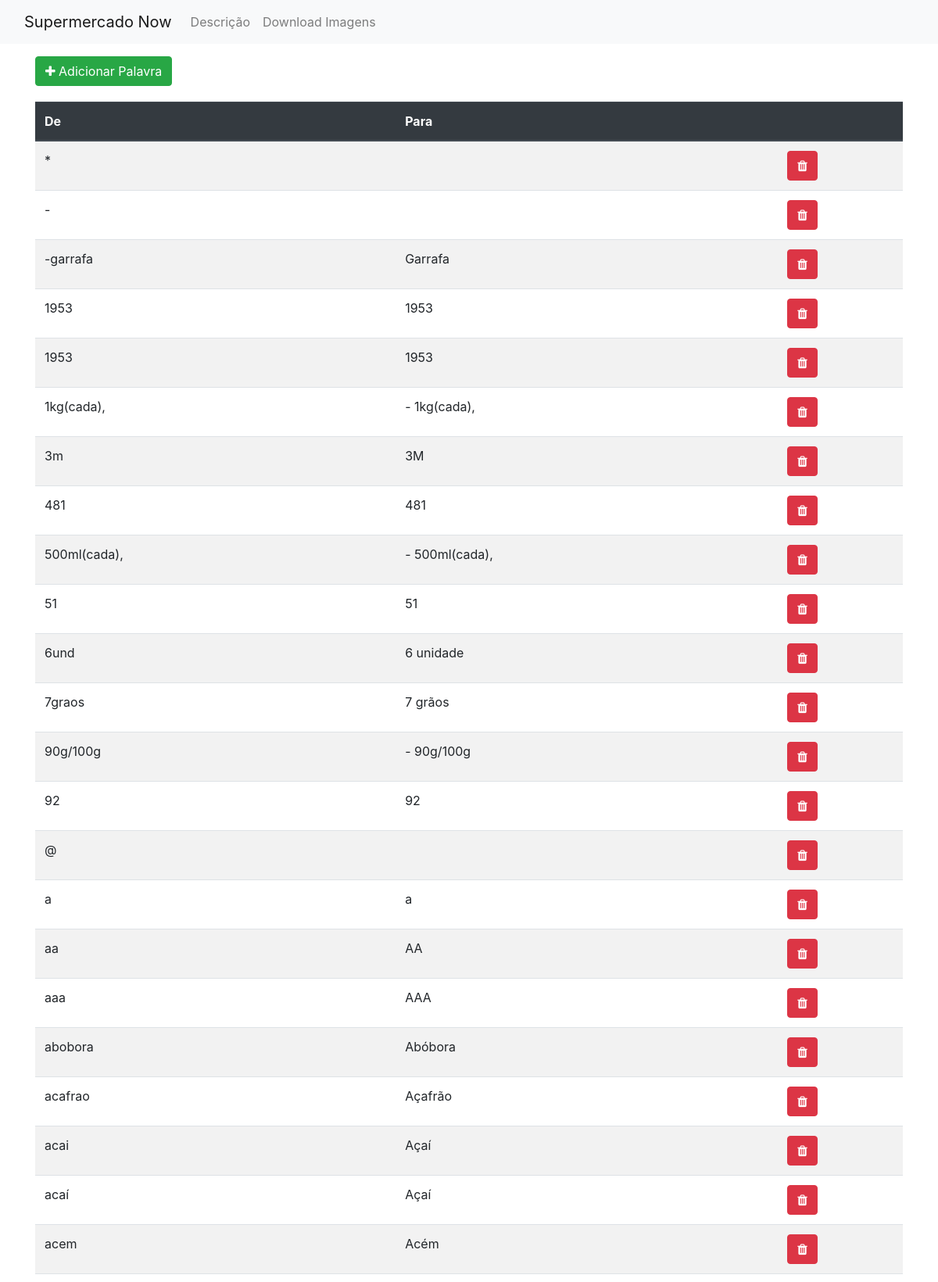
The app's page /words (upper part) with its own data.
### app/models.py (models this page shows)
class Words(db.Model):
	__tablename__ = "words"
	id = db.Column(db.Integer, primary_key=True)
	word_from = db.Column(db.String(100), nullable=False)
	word_to = db.Column(db.String(100))

### app/words/views.py (the view)
@words.route("/words", methods=["GET", "POST"])
def list_words():
	words_list = db.session.query(Words).order_by(Words.word_from.asc(), Words.word_to.asc()).all()
	return render_template("words/words.html", words=words_list)

### app/templates/words/words.html (shortened to what this page needs)
{% extends 'base.html' %}
{% block content %}
<a href="{{ url_for('words.word_add') }}" class="btn btn-success">
  <i class="fa fa-plus" aria-hidden="true"></i>
  Adicionar Palavra
</a>
<table class="table table-striped">
  <thead class="thead-dark">
    <tr>
      <th scope="col">De</th>
      <th scope="col">Para</th>
      <th scope="col"></th>
    </tr>
  </thead>
  <tbody>
    {% for word in words %}
      <tr>
        <td>{{ word.word_from }}</td>
        <td>{{ word.word_to }}</td>
        <td>
          <a class="btn btn-danger btn-sn" href="{{ url_for('words.word_delete', id=word.id) }}">
            <i class="fa fa-trash" aria-hidden="true"></i>
          </a>
        </td>
      </tr>
    {% endfor %}
  </tbody>
</table>
{% endblock %}

### app/templates/base.html (shortened to what this page needs)
<!doctype html>
<html lang="pt-br">
  <head>
    {% block styles %}
      <link rel="stylesheet"
       href="https://stackpath.bootstrapcdn.com/font-awesome/4.7.0/css/font-awesome.min.css">
      {{ bootstrap.load_css() }}
    {% endblock styles %}
  </head>
  <body>
    {% include 'nav.html' %}
    <div class="container">
      {% block content %} {% endblock %}
    </div>
  </body>
</html>

### app/templates/nav.html (shortened to what this page needs)
<nav class="navbar navbar-expand-lg navbar-light bg-light">
  <div class="container-fluid">
    <a class="navbar-brand" href="{{ url_for('words.index') }}">Supermercado Now</a>
    <div class="collapse navbar-collapse" id="navbarNav">
      <ul class="navbar-nav">
          <li class="nav-item">
              <a class="nav-link" href="{{ url_for('words.change_description') }}">Descrição</a>
          </li>
      </ul>
      <ul class="navbar-nav">
          <li class="nav-item">
              <a class="nav-link" href="{{ url_for('download.download_image') }}">Download Imagens</a>
          </li>
      </ul>
    </div>
  </div>
</nav>

### app/templates/words/words.html (style rules this page uses)
table { margin-top: 20px; }

### records on screen
Words: word_from "*"
Words: word_from "-"
Words: word_from "-garrafa", word_to "Garrafa"
Words: word_from "1953", word_to "1953"
Words: word_from "1953", word_to "1953"
Words: word_from "1kg(cada),", word_to "- 1kg(cada),"
Words: word_from "3m", word_to "3M"
Words: word_from "481", word_to "481"
Words: word_from "500ml(cada),", word_to "- 500ml(cada),"
Words: word_from "51", word_to "51"
Words: word_from "6und", word_to "6 unidade"
Words: word_from "7graos", word_to "7 grãos"
Words: word_from "90g/100g", word_to "- 90g/100g"
Words: word_from "92", word_to "92"
Words: word_from "@"
Words: word_from "a", word_to "a"
Words: word_from "aa", word_to "AA"
Words: word_from "aaa", word_to "AAA"
Words: word_from "abobora", word_to "Abóbora"
Words: word_from "acafrao", word_to "Açafrão"
Words: word_from "acai", word_to "Açaí"
Words: word_from "acaí", word_to "Açaí"
Words: word_from "acem", word_to "Acém"
